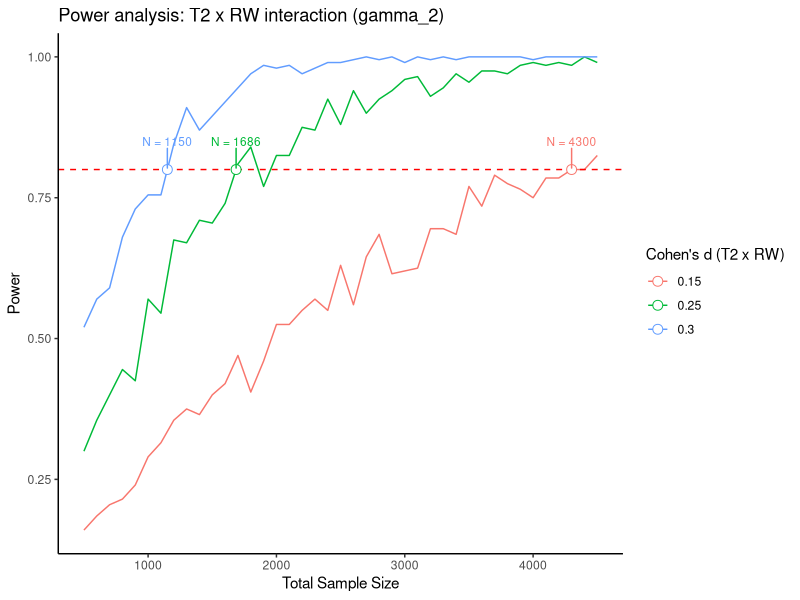
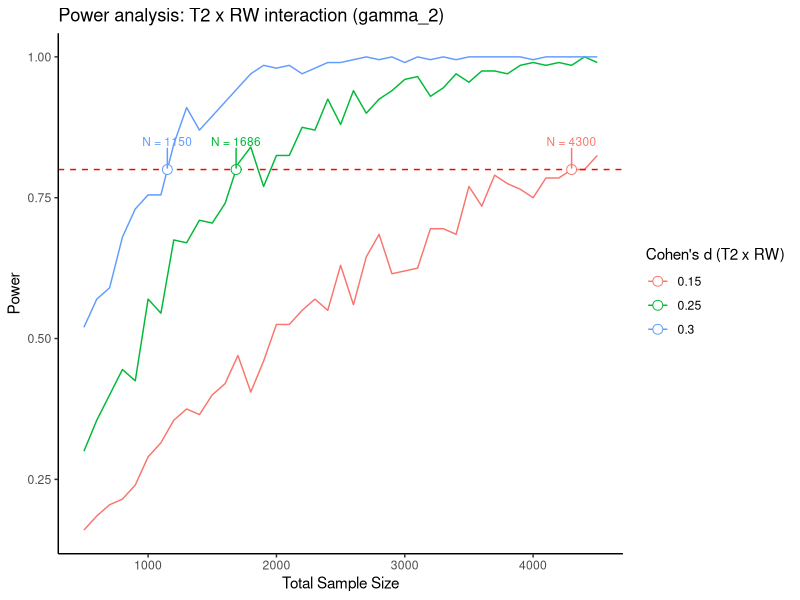

Write R code to recreate these figures, in order.
library(dplyr)
library(purrr)
library(ggplot2)
library(ggrepel)

set.seed(42)

n_reps <- 200

# Power analysis for the estimating equation:
#
#   y_i = α0 + α1 CW_i + α2 RW_i
#           + Σ δ_k T_ik
#           + Σ β_k (T_ik × CW_i)
#           + Σ γ_k (T_ik × RW_i)
#           + ε_i
#
# CW_i ~ U(-4, 4): crime wrongness (actual minus prior crime rank, range -4 to 4)
# RW_i ~ U(-4, 4): relative ranking wrongness
# Treatment arms: control (baseline), T1, T2, T3, T4, control2
# Power is computed for a single coefficient of interest (default: T1 x CW)

simulate_power <- function(
  alpha0 = 50, # intercept
  alpha1 = 0, # main effect of CW (control group)
  alpha2 = 0, # main effect of RW (control group)
  delta = c(0, 0, 0, 0), # main effects of T1–T4
  beta = c(0, 0, 0, 0), # T_k x CW interaction coefficients
  gamma = c(0, 0, 0, 0), # T_k x RW interaction coefficients
  sd_cw = 1.5, # SD of CW ~ N(0, sd_cw); ~1–2 ranks off on a 1–5 scale
  sd_rw = 1.5, # SD of RW ~ rounded N(0, sd_rw), clamped to integers in [-4, 4]
  sd_error = 20,
  sample_n = 4000,
  n_groups = 6,
  coef_of_interest = "treatment_factor1:CW"
) {
  treatment <- rep(0:(n_groups - 1), floor(sample_n / n_groups))
  treatment_factor <- factor(treatment)
  n_obs <- length(treatment)

  p_values <- numeric(n_reps)
  r2_values <- numeric(n_reps)
  sd_outcomes <- numeric(n_reps)
  sd_RW <- numeric(n_reps)

  for (i in 1:n_reps) {
    CW <- rnorm(n_obs, mean = 0, sd = sd_cw)
    RW <- pmin(4L, pmax(-4L, round(rnorm(n_obs, mean = 0, sd = sd_rw))))

    X <- model.matrix(~ treatment_factor * CW + treatment_factor * RW)

    y_raw <- alpha0 +
      alpha1 * CW +
      alpha2 * RW +
      delta[1] * (treatment_factor == 1) +
      delta[2] * (treatment_factor == 2) +
      delta[3] * (treatment_factor == 3) +
      delta[4] * (treatment_factor == 4) +
      beta[1] * (treatment_factor == 1) * CW +
      beta[2] * (treatment_factor == 2) * CW +
      beta[3] * (treatment_factor == 3) * CW +
      beta[4] * (treatment_factor == 4) * CW +
      gamma[1] * (treatment_factor == 1) * RW +
      gamma[2] * (treatment_factor == 2) * RW +
      gamma[3] * (treatment_factor == 3) * RW +
      gamma[4] * (treatment_factor == 4) * RW +
      rnorm(n_obs, mean = 0, sd = sd_error)

    y <- pmin(100, pmax(0, round(y_raw)))

    sd_outcomes[i] <- sd(y)
    sd_RW[i] <- sd(CW)

    fit <- lm.fit(X, y)
    residuals <- fit$residuals
    rss <- sum(residuals^2)
    tss <- sum((y - mean(y))^2)
    r2_values[i] <- 1 - rss / tss

    df_resid <- length(y) - fit$rank
    sigma2 <- rss / df_resid
    XtX_inv <- chol2inv(fit$qr$qr[1:fit$rank, 1:fit$rank, drop = FALSE])
    se <- sqrt(diag(XtX_inv) * sigma2)

    idx <- which(colnames(X) == coef_of_interest)
    t_stat <- fit$coefficients[idx] / se[idx]
    p_values[i] <- 2 * pt(abs(t_stat), df_resid, lower.tail = FALSE)
  }

  tibble(
    gamma_t2_rw = gamma[2],
    sd_error = sd_error,
    sample_n = sample_n,
    power = mean(p_values < 0.05),
    mean_r2 = mean(r2_values),
    mean_sd_outcome = mean(sd_outcomes),
    sd_RW = mean(sd_RW)
  )
}

# ── Simulation grid ───────────────────────────────────────────────────────────
# Vary T2 x RW effect size and sample size; all other interactions set to zero

params <- expand.grid(
  gamma_t2 = c(2, 3, 4),
  sample_n = seq(500, 4500, by = 100)
)

n_sims <- nrow(params)
total_reps <- n_sims * n_reps
done_reps <- 0

power_list <- vector("list", n_sims)
for (j in seq_len(n_sims)) {
  power_list[[j]] <- simulate_power(
    gamma = c(0, params$gamma_t2[j], 0, 0),
    sample_n = params$sample_n[j],
    coef_of_interest = "treatment_factor2:RW"
  )
  done_reps <- done_reps + n_reps
  cat(sprintf(
    "\r  %d%% complete  (%d / %d reps)",
    round(100 * done_reps / total_reps),
    done_reps,
    total_reps
  ))
}
cat("\n")
power_results <- bind_rows(power_list)

# Cohen's d approximation for the T2 x RW interaction
power_results <- power_results %>%
  mutate(
    cohens_d_raw = gamma_t2_rw * sd_RW / mean_sd_outcome,
    cohens_d = round(cohens_d_raw * 20) / 20
  )

# ── 80% power crossings ───────────────────────────────────────────────────────

crossings <- power_results %>%
  group_by(gamma_t2_rw) %>%
  arrange(sample_n) %>%
  mutate(
    next_power = lead(power),
    next_n = lead(sample_n)
  ) %>%
  filter(
    (power < 0.8 & next_power >= 0.8) |
      (power > 0.8 & next_power <= 0.8)
  ) %>%
  mutate(
    n_at_80 = sample_n +
      (0.8 - power) * (next_n - sample_n) / (next_power - power)
  ) %>%
  slice(1) %>%
  ungroup() %>%
  mutate(power_80 = 0.8)

# ── Plot ──────────────────────────────────────────────────────────────────────

power_line_graph <- ggplot(
  power_results,
  aes(x = sample_n, y = power, color = as.factor(cohens_d))
) +
  geom_line() +
  geom_hline(yintercept = 0.8, linetype = "dashed", color = "red") +
  geom_point(
    data = crossings,
    aes(x = n_at_80, y = power_80),
    size = 3,
    shape = 21,
    fill = "white"
  ) +
  geom_text_repel(
    data = crossings,
    aes(x = n_at_80, y = power_80, label = sprintf("N = %.0f", n_at_80)),
    nudge_y = 0.05,
    size = 3,
    show.legend = FALSE
  ) +
  labs(
    color = "Cohen's d (T2 x RW)",
    x = "Total Sample Size",
    y = "Power",
    title = "Power analysis: T2 x RW interaction (gamma_2)"
  ) +
  theme_classic()

print(power_line_graph)

ggsave(
  "latex/images/power_graph.pdf",
  plot = power_line_graph,
  width = 6,
  height = 4
)
